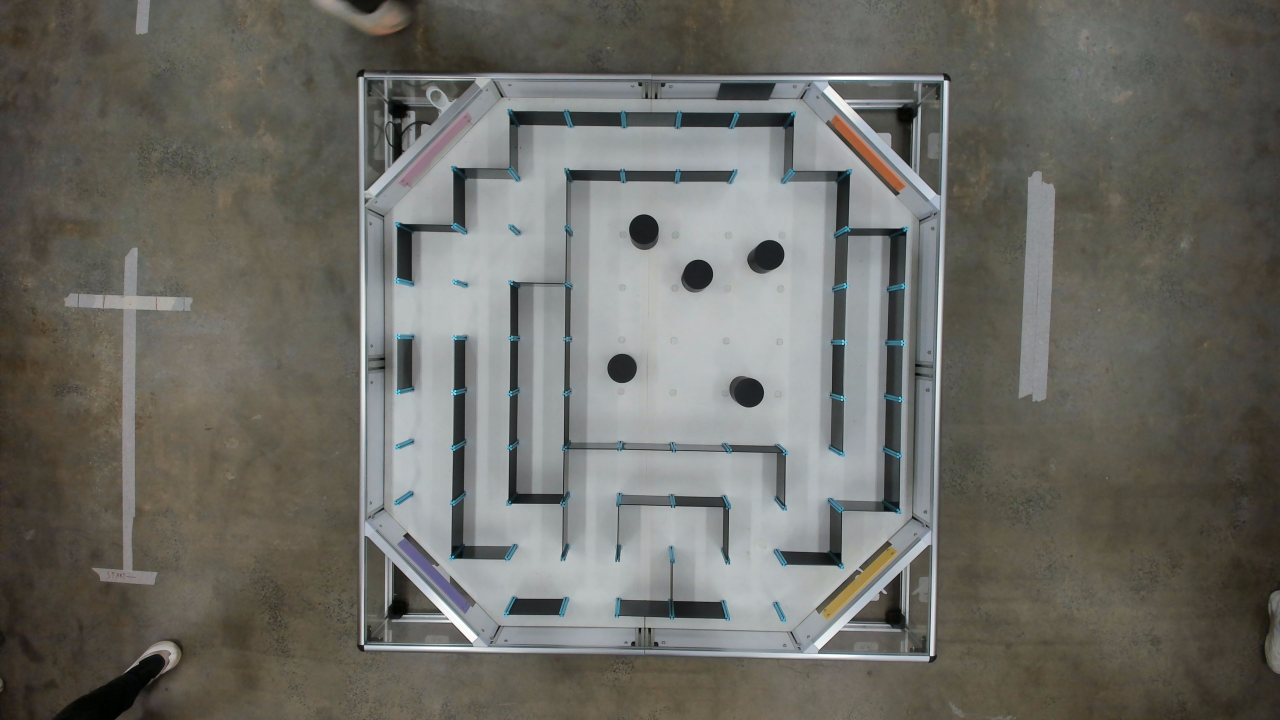
#> input picture data/pic_011.jpg, 3840 x 2160 px, found by its file name (shown at 1/3 size)
$ python maze_generation.py
#> lines starting #> are read from the running program, lines starting #| are printed output that depends on the picture; after the words box and inside, x2 and y2 are one past the last pixel; in counts of white or black regions, pixels touching at a corner belong together
#> in load_and_crop_image, raw is the input picture: shape (2160, 3840, 3); mean B, G, R 101, 107.2, 107.9
import cv2
import numpy as np
import math
from matplotlib import pyplot as plt

image_file = "pic_011.jpg"

unsafe_kernel_size = 7
unsafe_iterations = 3

bfs_n = 10
bfs_start_node = 3
bfs_end_node = 72

class Node:
    def __init__(self, node_id, x, y):
        self.id = node_id
        self.x = x
        self.y = y

    def get_point(self):
        return (self.x,self.y)

    def get_ID(self):
        return self.id

class Graph:
    def __init__(self):
        self.nodes = {}
        self.edges = {}

    def add_node(self, node_id, x, y):
        self.nodes[node_id] = Node(node_id, x, y)
        self.edges[node_id] = {}

    def add_edge(self, node_id1, node_id2, weight):
        self.edges[node_id1][node_id2] = weight
        self.edges[node_id2][node_id1] = weight

    # [5 lines left out: function remove_edge, not called in this run]

    def get_nodes(self):
        return list(self.nodes.values())

    def get_edge_weight(self, node_id1, node_id2):
        return self.edges[node_id1].get(node_id2)

# Corner detection + perspective crop/warp (written with the assistance of Claude)
# The maze rig has four pastel colour strips taped at its four corners (pink,
# orange, yellow, purple). This block finds the centre of each strip and
# warps the photo so those four centres become the exact corners of a square
# output image - i.e. removes the camera's perspective/tilt and any
# background around the rig.

# HSV ranges tuned to the four corner-marker colours on the rig. Pink needs
# two ranges since its hue wraps around the 0/179 boundary in OpenCV's HSV.
CORNER_COLOR_RANGES = {
    "pink":   [((0, 15, 80), (10, 90, 255)), ((150, 15, 80), (179, 90, 255))],
    "orange": [((5, 90, 80), (18, 255, 255))],
    "yellow": [((19, 80, 80), (34, 255, 255))],
    "purple": [((105, 15, 60), (140, 90, 255))],
}


def _find_table_roi(image, pad_frac=0.05):
    """Find the bounding box of the bright maze table/frame so background
    (e.g. the floor around it) is excluded before colour matching. Without
    this, floor/shadow pixels can be mistaken for a corner marker."""
#> called with pad_frac = 0.05
    gray = cv2.cvtColor(image, cv2.COLOR_BGR2GRAY)
    blur = cv2.GaussianBlur(gray, (9, 9), 0)
    _, th = cv2.threshold(blur, 0, 255, cv2.THRESH_BINARY + cv2.THRESH_OTSU)
#> th: shape (2160, 3840); 28.9% white; 100 white regions (52 under 20 px), largest, box (x1, y1, x2, y2) and area: (1076, 221, 2847, 1985) 2190113, (1554, 853, 1695, 1480) 76337, (3057, 513, 3165, 1204) 53871
    th = cv2.morphologyEx(th, cv2.MORPH_CLOSE, np.ones((25, 25), np.uint8))
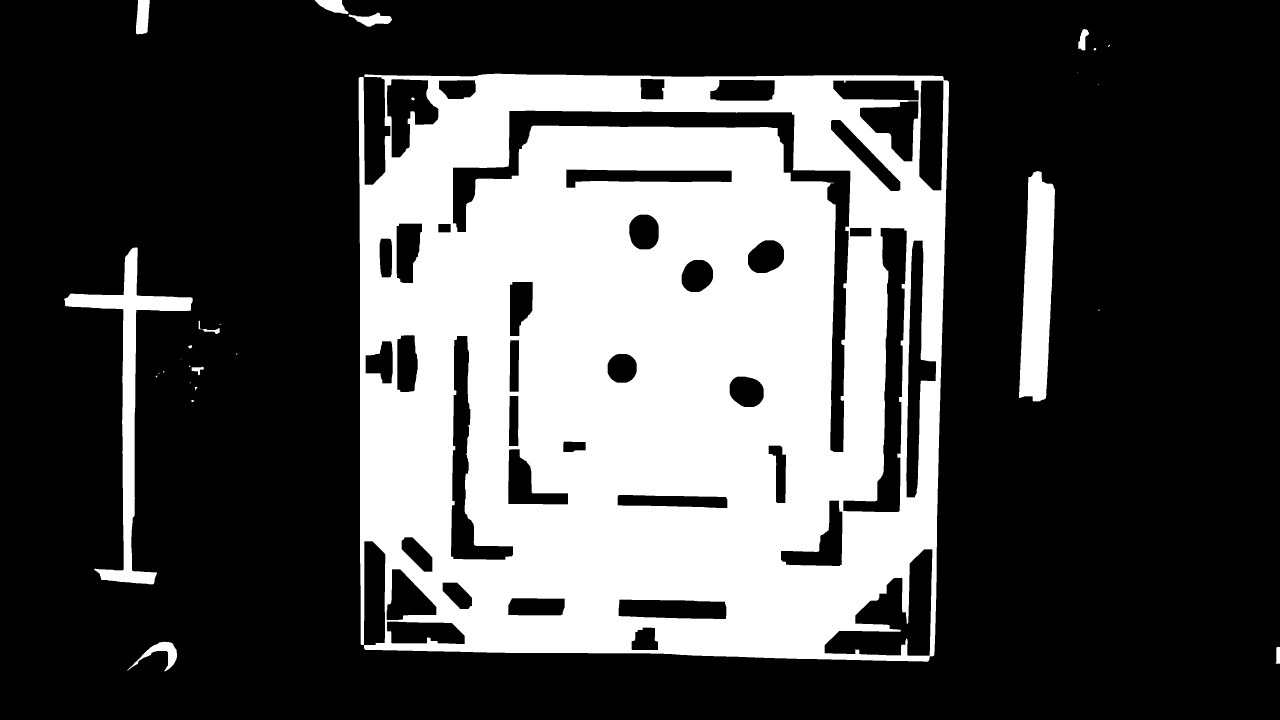
#> th: shape (2160, 3840) (shown at 1/3 size); 30.5% white; 29 white regions (11 under 20 px)
    contours, _ = cv2.findContours(th, cv2.RETR_EXTERNAL, cv2.CHAIN_APPROX_SIMPLE)
#> contours = 28 contours, 13 with area under 20; largest, box (x1, y1, x2, y2) and area: (1076, 221, 2847, 1985) 3010126, (3057, 513, 3165, 1204) 53326, (193, 742, 578, 1753) 52233, (381, 1925, 532, 2014) 3476, (408, 0, 450, 103) 3397
    if not contours:
        h, w = image.shape[:2]
        return 0, 0, w, h
    c = max(contours, key=cv2.contourArea)
#> c = contour of 320 points, box (x1, y1, x2, y2) (1076, 221, 2847, 1985), area 3010126
    x, y, w, h = cv2.boundingRect(c)
#> x = 1076; y = 221; w = 1771; h = 1764
    pad_x, pad_y = int(w * pad_frac), int(h * pad_frac)
#> pad_x = 88; pad_y = 88
    H, W = image.shape[:2]
    x0, y0 = max(0, x - pad_x), max(0, y - pad_y)
#> x0 = 988; y0 = 133
    x1, y1 = min(W, x + w + pad_x), min(H, y + h + pad_y)
#> x1 = 2935; y1 = 2073
    return x0, y0, x1, y1


def _largest_blob_centroid(mask, min_area=150):
    """Centroid (x, y) of the largest connected component in a binary mask."""
    mask = cv2.morphologyEx(mask, cv2.MORPH_CLOSE, np.ones((15, 15), np.uint8))
    mask = cv2.morphologyEx(mask, cv2.MORPH_OPEN, np.ones((5, 5), np.uint8))
    num, labels, stats, centroids = cv2.connectedComponentsWithStats(mask, connectivity=8)
    if num <= 1:
        return None
    best = max(range(1, num), key=lambda i: stats[i, cv2.CC_STAT_AREA])
    if stats[best, cv2.CC_STAT_AREA] < min_area:
        return None
    return tuple(centroids[best])


def find_corner_markers(image, color_ranges=CORNER_COLOR_RANGES, min_area=150, restrict_to_table=True):
    """Locate the centre of each coloured corner marker.
    Returns {colour_name: (x, y)} in the original image's pixel coordinates."""
    if restrict_to_table:
        x0, y0, x1, y1 = _find_table_roi(image)
#> x0 = 988; y0 = 133; x1 = 2935; y1 = 2073
        roi = image[y0:y1, x0:x1]
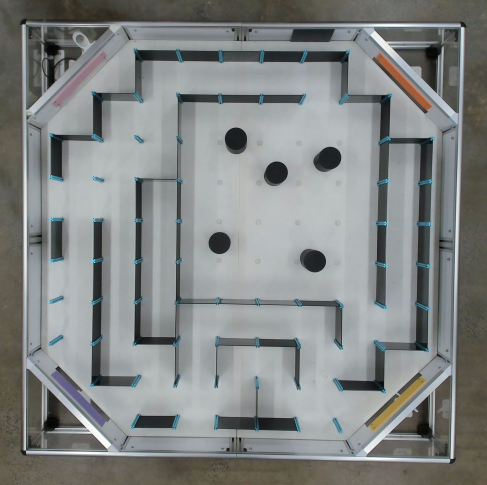
#> roi: shape (1940, 1947, 3) (shown at 1/4 size); mean B, G, R 132.4, 133.3, 130
    else:
        x0, y0 = 0, 0
        roi = image

    hsv = cv2.cvtColor(roi, cv2.COLOR_BGR2HSV)
#> hsv: shape (1940, 1947, 3); mean H, S, V 78.9, 22.1, 136.1
    centers = {}
    for name, ranges in color_ranges.items():
        mask = np.zeros(hsv.shape[:2], dtype=np.uint8)
        for lower, upper in ranges:
            mask |= cv2.inRange(hsv, np.array(lower), np.array(upper))
        centroid = _largest_blob_centroid(mask, min_area=min_area)
        if centroid is not None:
            centers[name] = (centroid[0] + x0, centroid[1] + y0)
#> this loop made 4 passes
#> (name, num in _largest_blob_centroid, best in _largest_blob_centroid, centroid) on pass 1: ('pink', 67, 7, (315.4, 316.9))
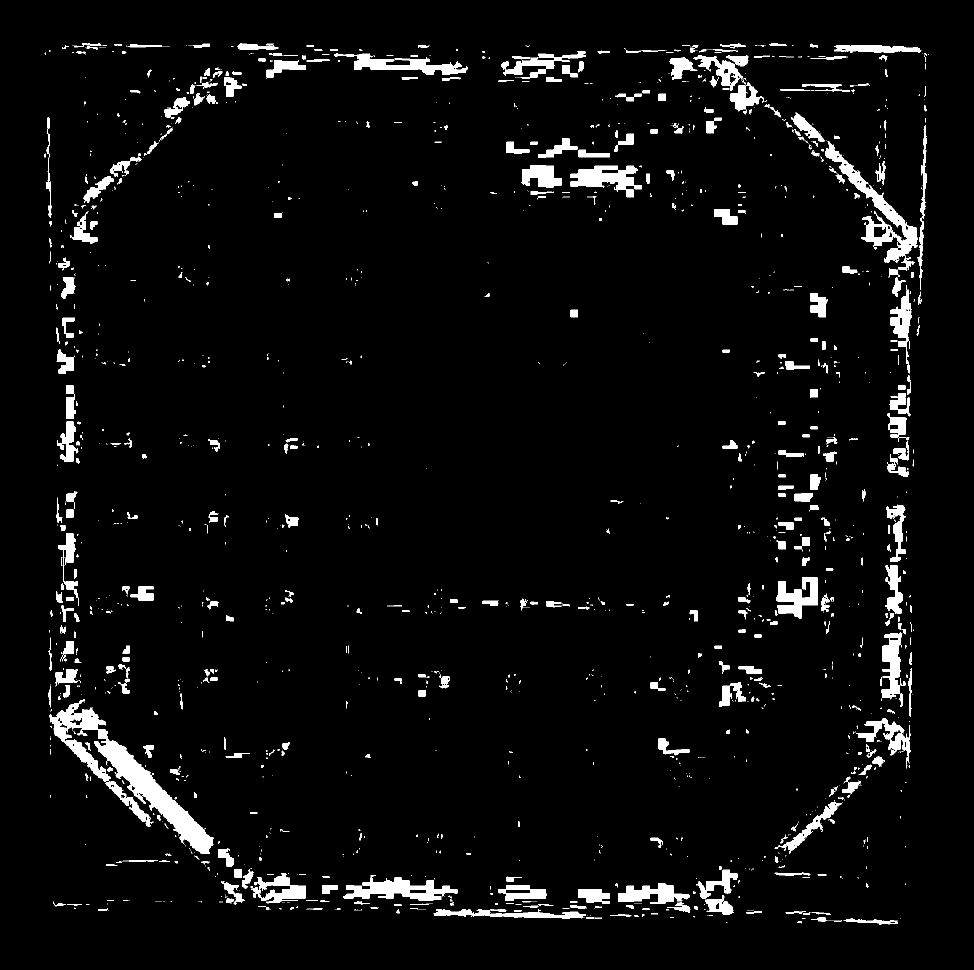
#> mask: shape (1940, 1947) (shown at 1/2 size); 4.2% white; 1966 white regions (1462 under 20 px), largest, box (x1, y1, x2, y2) and area: (98, 1398, 427, 1708) 18085, (1650, 282, 1836, 541) 7979, (686, 1755, 915, 1802) 5116
#> after the loop, centers = {'pink': (1303.4, 449.9), 'orange': (2602.9, 461.8), 'yellow': (2577.3, 1747.7), 'purple': (1242.5, 1686.8)}
    return centers


def order_points(pts):
    """Sort 4 (x, y) points into [top-left, top-right, bottom-right, bottom-left]
    order, regardless of which colour marker each point came from."""
    pts = np.array(pts, dtype="float32")
    s = pts.sum(axis=1)
    diff = np.diff(pts, axis=1).flatten()
    top_left = pts[np.argmin(s)]
    bottom_right = pts[np.argmax(s)]
    top_right = pts[np.argmin(diff)]
    bottom_left = pts[np.argmax(diff)]
    return np.array([top_left, top_right, bottom_right, bottom_left], dtype="float32")


def warp_maze(image, color_ranges=CORNER_COLOR_RANGES, output_size=900, margin=1000, min_area=150):
    """Crop/warp `image` so the centres of the four coloured corner markers
    map to a square inset by `margin` pixels from the edge of an
    `output_size` x `output_size` image. The margin keeps the maze
    container's actual border (and the colour markers themselves) visible
    in the output instead of sitting exactly on the image edge."""
    centers = find_corner_markers(image, color_ranges, min_area=min_area)
    if len(centers) != 4:
        missing = set(color_ranges) - set(centers)
        raise ValueError(f"Could not find all 4 corner markers, missing: {missing} (found: {centers})")

    src_pts = order_points(list(centers.values()))
#> src_pts = [[1303.4, 449.9], [2602.9, 461.8], [2577.3, 1747.7], [1242.5, 1686.8]]
    dst_pts = np.array([
        [margin, margin],
        [output_size - 1 - margin, margin],
        [output_size - 1 - margin, output_size - 1 - margin],
        [margin, output_size - 1 - margin],
    ], dtype="float32")

    M = cv2.getPerspectiveTransform(src_pts, dst_pts)
#> M = [[0.421, 0.0219, -505.5], [-0.00245, 0.437, -140.9], [3.08e-05, 2.53e-05, 1]]
    warped = cv2.warpPerspective(image, M, (output_size, output_size))
    return warped


def load_and_crop_image(path, output_size=600, margin=50):
    """Read an image file and return it perspective-cropped to the maze corners."""
    raw = cv2.imread(path)
    return warp_maze(raw, output_size=output_size, margin=margin)

def gen_occupancy_map():
  image = load_and_crop_image(image_file)
  kernel = np.ones((unsafe_kernel_size, unsafe_kernel_size), np.uint8) # TODO: Use this kernel to generate un_safe area
  # Set Black Pixel thresholds
  lowerBlack = np.array([0, 0, 0])
  upperBlack = np.array([80, 80, 80])
  # Mask and and dilate the black pixels
  mask = cv2.inRange(image, lowerBlack, upperBlack)
#> mask: shape (600, 600); 13.5% white; 195 white regions (132 under 20 px), largest, box (x1, y1, x2, y2) and area: (516, 138, 594, 208) 2295, (286, 538, 406, 600) 2174, (536, 0, 600, 66) 1773
  dilate = cv2.dilate(mask, kernel, iterations=unsafe_iterations)
#> dilate: shape (600, 600); 43.8% white; 21 white regions, largest, box (x1, y1, x2, y2) and area: (1, 0, 600, 591) 58663, (138, 63, 476, 547) 34005, (27, 270, 175, 600) 14305
  # Create border by subtracting the mask from the dilate
  border = cv2.subtract(dilate, mask)
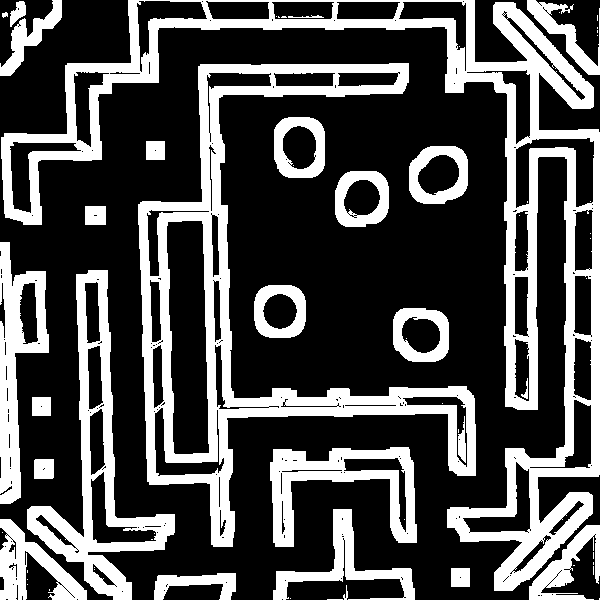
#> border: shape (600, 600); 30.3% white; 63 white regions (36 under 20 px), largest, box (x1, y1, x2, y2) and area: (1, 0, 600, 591) 37857, (138, 63, 476, 547) 26302, (27, 270, 175, 600) 10123
  image_copy = image.copy()
  # Set to red in BGR
  image_copy[border != 0] = [0, 0, 255]
  # Convert to RGB
  image_final = cv2.cvtColor(image_copy, cv2.COLOR_BGR2RGB)
  # Save configuration space as an image
  cv2.imwrite('sample_config_map.png', image_copy)
  return image_final

def draw_graph(image, graph, path=None, label_nodes=None, path_color='#0000ff'):
  image_rgb = cv2.cvtColor(image, cv2.COLOR_BGR2RGB)
  fig, ax = plt.subplots()
  ax.imshow(image_rgb)

  # Edges: dark green (0, 125, 0), width 1
  drawn = set()
  for node_id1, neighbours in graph.edges.items():
    for node_id2 in neighbours:
      key = tuple(sorted((node_id1, node_id2)))
      if key in drawn:
        continue
      drawn.add(key)
      x1, y1 = graph.nodes[node_id1].get_point()
      x2, y2 = graph.nodes[node_id2].get_point()
      ax.plot([x1, x2], [y1, y2], color=(0 / 255, 125 / 255, 0 / 255), linewidth=1, zorder=2)

  # Nodes: light green (0, 255, 0), radius 3
  for node in graph.get_nodes():
      ax.add_patch(plt.Circle((node.x, node.y), radius=3, color=(0 / 255, 255 / 255, 0 / 255), zorder=3))

  # Solved path, drawn on top
  if path:
      for i in range(len(path) - 1):
          x1, y1 = graph.nodes[path[i]].get_point()
          x2, y2 = graph.nodes[path[i + 1]].get_point()
          ax.plot([x1, x2], [y1, y2], color=path_color, linewidth=2, zorder=4)

  # Labels for specific nodes (e.g. first/last, start/goal)
  if label_nodes:
      for node_id in label_nodes:
          node = graph.nodes[node_id]
          ax.text(node.x, node.y, str(node_id), color='lime', fontsize=9, fontweight='bold', zorder=5)

  plt.show()

def wall_between_nodes(image, x1, y1, x2, y2):
  """
  Determine whether a maze wall exists between two neighbouring
  grid nodes.

  Returns:
      True  -> wall detected
      False -> no wall detected
  """
  # Convert image to BGR if necessary
  image_bgr = image
  # Red wall detection
  b, g, r = cv2.split(image_bgr)
  red_mask = ((r > 150) & (r > g * 1.4) & (r > b * 1.4))
  # Dark/black wall detection
  dark_mask = ((b < 80) & (g < 80) & (r < 80))
  wall_mask = np.uint8(red_mask | dark_mask) * 255
  # ---------------------------------------------------------
  # Sample a strip around the line between the two nodes
  # ---------------------------------------------------------
  x1 = float(x1)
  y1 = float(y1)
  x2 = float(x2)
  y2 = float(y2)
  dx = x2 - x1
  dy = y2 - y1
  length = math.hypot(dx, dy)
  if length == 0:
      return False
  # Unit vector along the edge
  ux = dx / length
  uy = dy / length
  # Perpendicular unit vector
  px = -uy
  py = ux
  # Width of area examined around the potential wall
  half_width = 5
  # Ignore the areas immediately surrounding the nodes
  start_t = 0.15
  end_t = 0.85
  wall_pixels = 0
  total_pixels = 0
  for t in np.linspace(start_t, end_t, 40):
      # Point along the edge
      cx = x1 + t * dx
      cy = y1 + t * dy
      for offset in np.linspace(-half_width, half_width, 11):
          x = int(round(cx + px * offset))
          y = int(round(cy + py * offset))
          # Bounds check
          if (0 <= y < wall_mask.shape[0] and 0 <= x < wall_mask.shape[1]):
              total_pixels += 1
              if wall_mask[y, x] > 0:
                  wall_pixels += 1
  if total_pixels == 0:
      return False
  wall_ratio = wall_pixels / total_pixels
  # Threshold can be tuned
  return wall_ratio > 0.5


bfs_image = gen_occupancy_map()
# Convert image to BGR
bfs_image = cv2.cvtColor(bfs_image, cv2.COLOR_RGB2BGR)

bfs_graph = Graph()
node_id = 0

# Buffer from outer walls, can be changed to suit different types
buffer = -5
# Find distance between nodes and create
height, width, channels = bfs_image.shape
buffer_height = height - 2*buffer
buffer_width = width - 2*buffer
x_spacing = buffer_width / (bfs_n)
y_spacing = buffer_height / (bfs_n)

xs = [x_spacing * (col + 0.5) + buffer for col in range(bfs_n)]
ys = [y_spacing * (row + 0.5) + buffer for row in range(bfs_n)]

# Add Nodes
for i in range(bfs_n):
  for j in range(bfs_n):
    bfs_graph.add_node(node_id, xs[j], ys[i])
    node_id += 1

node_id = 0
# Add Edges
for i in range(bfs_n):
  for j in range(bfs_n):
    x1, y1 = bfs_graph.nodes[node_id].get_point()
    if j < bfs_n - 1:
      right_id = node_id + 1
      x2, y2 = bfs_graph.nodes[right_id].get_point()
      if wall_between_nodes(bfs_image, x1, y1, x2, y2):
        bfs_graph.add_edge(node_id, right_id, 1)

    if i < bfs_n - 1:
      down_id = node_id + bfs_n
      x2, y2 = bfs_graph.nodes[down_id].get_point()
      if wall_between_nodes(bfs_image, x1, y1, x2, y2):
        bfs_graph.add_edge(node_id, down_id, 1)

    node_id += 1
#> this loop made 10 passes
#> pass 1, in wall_between_nodes, `b, g, r = cv2.split(image_bgr)`:
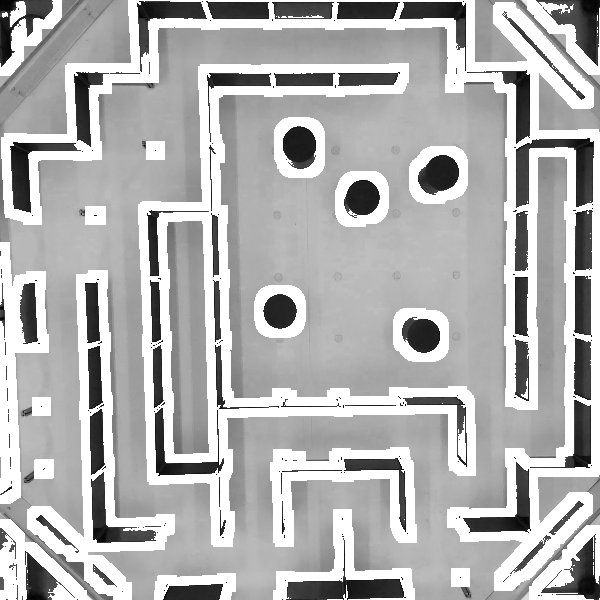
#> r: shape (600, 600); min 0, max 255, mean 177.5

# Add in edges that are always constant
for col in range(bfs_n - 1):
  bfs_graph.add_edge(col, col + 1, 1)
for row in range(bfs_n - 1):
  bfs_graph.add_edge(row * bfs_n, (row + 1) * bfs_n,1)
bottom_row = (bfs_n - 1) * bfs_n
for col in range(bfs_n - 1):
    bfs_graph.add_edge(bottom_row + col, bottom_row + col + 1, 1)
for row in range(bfs_n - 1):
    bfs_graph.add_edge(row * bfs_n + (bfs_n - 1), (row + 1) * bfs_n + (bfs_n - 1), 1)

# Corner edges of maze
bfs_graph.add_edge(2, 12, 1)
bfs_graph.add_edge(11, 12, 1)
bfs_graph.add_edge(11, 21, 1)
bfs_graph.add_edge(20, 21, 1)

bfs_graph.add_edge(70, 71, 1)
bfs_graph.add_edge(71, 81, 1)
bfs_graph.add_edge(81, 82, 1)
bfs_graph.add_edge(82, 92, 1)

bfs_graph.add_edge(7, 17, 1)
bfs_graph.add_edge(17, 18, 1)
bfs_graph.add_edge(18, 28, 1)
bfs_graph.add_edge(28, 29, 1)

bfs_graph.add_edge(78, 79, 1)
bfs_graph.add_edge(78, 88, 1)
bfs_graph.add_edge(87, 88, 1)
bfs_graph.add_edge(87, 97, 1)

# print(bfs_image.shape)
# for i in range(len(bfs_graph.get_nodes())):
#   print(bfs_graph.nodes[i].get_point())
# Display Resulting Image
draw_graph(bfs_image, bfs_graph, label_nodes=[0, bfs_n * bfs_n - 1])
#> in draw_graph, `plt.show()`:
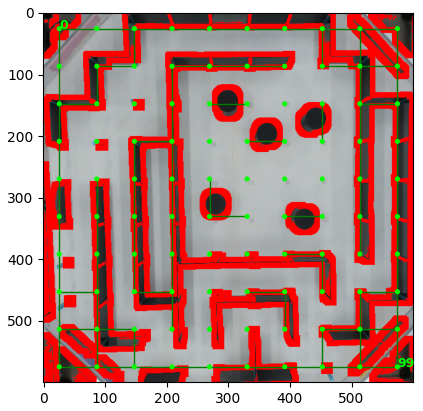
#> figure drawn by matplotlib, 1 panel
